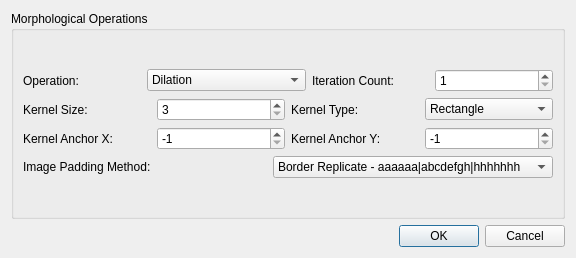
<?xml version="1.0" encoding="UTF-8"?>
<ui version="4.0">
 <class>MorphDialog</class>
 <widget class="QDialog" name="MorphDialog">
  <property name="geometry">
   <rect>
    <x>0</x>
    <y>0</y>
    <width>576</width>
    <height>258</height>
   </rect>
  </property>
  <property name="windowTitle">
   <string>Dialog</string>
  </property>
  <layout class="QGridLayout" name="gridLayout_2">
   <item row="0" column="0">
    <layout class="QVBoxLayout" name="verticalLayout">
     <item>
      <widget class="QGroupBox" name="groupBoxMorphologicalOperations">
       <property name="title">
        <string>Morphological Operations</string>
       </property>
       <layout class="QGridLayout" name="gridLayout">
        <item row="0" column="0">
         <layout class="QGridLayout" name="gridLayout_8">
          <item row="0" column="0">
           <layout class="QGridLayout" name="gridLayout_4">
            <item row="0" column="0">
             <widget class="QLabel" name="labelMorphologicalOperation">
              <property name="text">
               <string>Operation: </string>
              </property>
             </widget>
            </item>
            <item row="0" column="1">
             <widget class="QComboBox" name="comboBoxMorphologicalOperation">
              <item>
               <property name="text">
                <string>Dilation</string>
               </property>
              </item>
              <item>
               <property name="text">
                <string>Erosion</string>
               </property>
              </item>
              <item>
               <property name="text">
                <string>Opening</string>
               </property>
              </item>
              <item>
               <property name="text">
                <string>Closing</string>
               </property>
              </item>
              <item>
               <property name="text">
                <string>Morphological Gradient</string>
               </property>
              </item>
              <item>
               <property name="text">
                <string>Top Hat</string>
               </property>
              </item>
              <item>
               <property name="text">
                <string>Black Hat</string>
               </property>
              </item>
             </widget>
            </item>
            <item row="0" column="2">
             <widget class="QLabel" name="labelMorphologicalIterationCount">
              <property name="text">
               <string>Iteration Count: </string>
              </property>
             </widget>
            </item>
            <item row="0" column="3">
             <widget class="QSpinBox" name="spinBoxMorphologicalIterationCount">
              <property name="minimum">
               <number>1</number>
              </property>
              <property name="maximum">
               <number>100</number>
              </property>
             </widget>
            </item>
           </layout>
          </item>
          <item row="1" column="0">
           <layout class="QGridLayout" name="gridLayout_5">
            <item row="0" column="0">
             <widget class="QLabel" name="labelMorphologicalKernelSize">
              <property name="text">
               <string>Kernel Size: </string>
              </property>
             </widget>
            </item>
            <item row="0" column="1">
             <widget class="QSpinBox" name="spinBoxMorphologicalKernelSize">
              <property name="suffix">
               <string/>
              </property>
              <property name="minimum">
               <number>3</number>
              </property>
              <property name="maximum">
               <number>21</number>
              </property>
              <property name="singleStep">
               <number>2</number>
              </property>
             </widget>
            </item>
            <item row="0" column="2">
             <widget class="QLabel" name="labelMorphologicalKernelType">
              <property name="text">
               <string>Kernel Type: </string>
              </property>
             </widget>
            </item>
            <item row="0" column="3">
             <widget class="QComboBox" name="comboBoxMorphologicalKernelType">
              <item>
               <property name="text">
                <string>Rectangle</string>
               </property>
              </item>
              <item>
               <property name="text">
                <string>Cross</string>
               </property>
              </item>
              <item>
               <property name="text">
                <string>Ellipse</string>
               </property>
              </item>
             </widget>
            </item>
           </layout>
          </item>
          <item row="2" column="0">
           <layout class="QGridLayout" name="gridLayout_6">
            <item row="0" column="0">
             <widget class="QLabel" name="labelMorphologicalKernelAnchorX">
              <property name="text">
               <string>Kernel Anchor X: </string>
              </property>
             </widget>
            </item>
            <item row="0" column="1">
             <widget class="QSpinBox" name="spinBoxMorphologicalKernelAnchorX">
              <property name="minimum">
               <number>-1</number>
              </property>
              <property name="maximum">
               <number>21</number>
              </property>
              <property name="value">
               <number>-1</number>
              </property>
             </widget>
            </item>
            <item row="0" column="2">
             <widget class="QLabel" name="labelMorphologicalKernelAnchorY">
              <property name="text">
               <string>Kernel Anchor Y: </string>
              </property>
             </widget>
            </item>
            <item row="0" column="3">
             <widget class="QSpinBox" name="spinBoxMorphologicalKernelAnchorY">
              <property name="minimum">
               <number>-1</number>
              </property>
              <property name="maximum">
               <number>21</number>
              </property>
              <property name="value">
               <number>-1</number>
              </property>
             </widget>
            </item>
           </layout>
          </item>
          <item row="3" column="0">
           <layout class="QGridLayout" name="gridLayout_7">
            <item row="0" column="0">
             <widget class="QLabel" name="labelMorphologicalPaddingMethod">
              <property name="text">
               <string>Image Padding Method: </string>
              </property>
             </widget>
            </item>
            <item row="0" column="1">
             <widget class="QComboBox" name="comboBoxMorphologicalPaddingMethod">
              <item>
               <property name="text">
                <string>Border Replicate - aaaaaa|abcdefgh|hhhhhhh</string>
               </property>
              </item>
              <item>
               <property name="text">
                <string>Border Reflect - fedcba|abcdefgh|hgfedcb</string>
               </property>
              </item>
              <item>
               <property name="text">
                <string>Border Reflect 101 - gfedcb|abcdefgh|gfedcba</string>
               </property>
              </item>
              <item>
               <property name="text">
                <string>Border Wrap - cdefgh|abcdefgh|abcdefg</string>
               </property>
              </item>
             </widget>
            </item>
           </layout>
          </item>
         </layout>
        </item>
       </layout>
      </widget>
     </item>
     <item>
      <widget class="QDialogButtonBox" name="buttonBox">
       <property name="orientation">
        <enum>Qt::Horizontal</enum>
       </property>
       <property name="standardButtons">
        <set>QDialogButtonBox::Cancel|QDialogButtonBox::Ok</set>
       </property>
      </widget>
     </item>
    </layout>
   </item>
  </layout>
 </widget>
 <resources/>
 <connections>
  <connection>
   <sender>buttonBox</sender>
   <signal>accepted()</signal>
   <receiver>MorphDialog</receiver>
   <slot>accept()</slot>
   <hints>
    <hint type="sourcelabel">
     <x>248</x>
     <y>254</y>
    </hint>
    <hint type="destinationlabel">
     <x>157</x>
     <y>274</y>
    </hint>
   </hints>
  </connection>
  <connection>
   <sender>buttonBox</sender>
   <signal>rejected()</signal>
   <receiver>MorphDialog</receiver>
   <slot>reject()</slot>
   <hints>
    <hint type="sourcelabel">
     <x>316</x>
     <y>260</y>
    </hint>
    <hint type="destinationlabel">
     <x>286</x>
     <y>274</y>
    </hint>
   </hints>
  </connection>
 </connections>
</ui>
